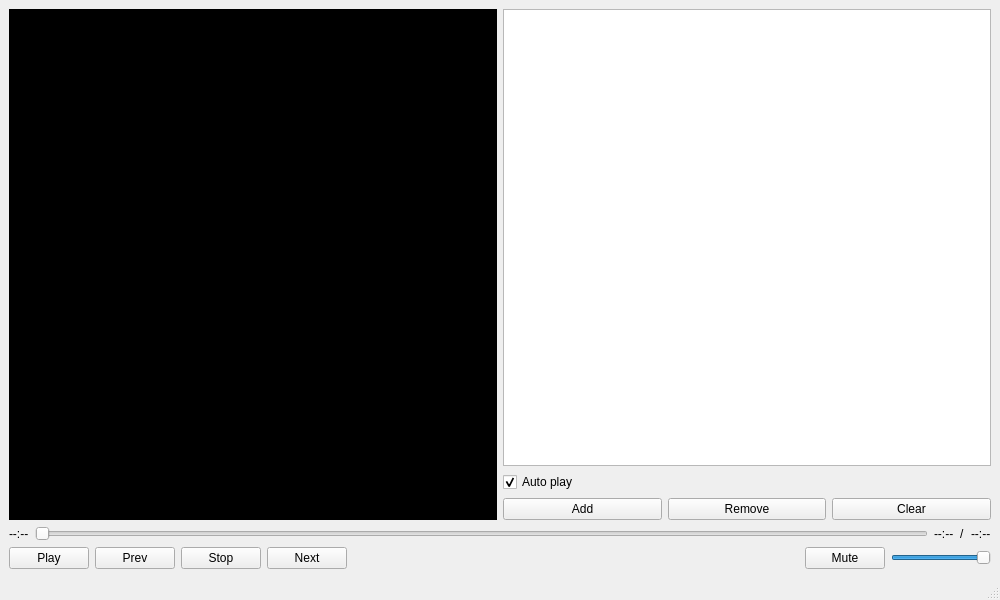
<?xml version="1.0" encoding="UTF-8"?>
<ui version="4.0">
 <class>MainWindow</class>
 <widget class="QMainWindow" name="MainWindow">
  <property name="geometry">
   <rect>
    <x>0</x>
    <y>0</y>
    <width>1000</width>
    <height>600</height>
   </rect>
  </property>
  <widget class="QWidget" name="centralwidget">
   <layout class="QVBoxLayout" name="verticalLayout_2">
    <item>
     <layout class="QHBoxLayout" name="horizontalLayout_3">
      <item>
       <widget class="QLabel" name="videoWidget">
        <property name="sizePolicy">
         <sizepolicy hsizetype="MinimumExpanding" vsizetype="MinimumExpanding">
          <horstretch>0</horstretch>
          <verstretch>0</verstretch>
         </sizepolicy>
        </property>
        <property name="minimumSize">
         <size>
          <width>320</width>
          <height>260</height>
         </size>
        </property>
        <property name="palette">
         <palette>
          <active>
           <colorrole role="Base">
            <brush brushstyle="SolidPattern">
             <color alpha="255">
              <red>255</red>
              <green>255</green>
              <blue>255</blue>
             </color>
            </brush>
           </colorrole>
           <colorrole role="Window">
            <brush brushstyle="SolidPattern">
             <color alpha="255">
              <red>0</red>
              <green>0</green>
              <blue>0</blue>
             </color>
            </brush>
           </colorrole>
          </active>
          <inactive>
           <colorrole role="Base">
            <brush brushstyle="SolidPattern">
             <color alpha="255">
              <red>255</red>
              <green>255</green>
              <blue>255</blue>
             </color>
            </brush>
           </colorrole>
           <colorrole role="Window">
            <brush brushstyle="SolidPattern">
             <color alpha="255">
              <red>0</red>
              <green>0</green>
              <blue>0</blue>
             </color>
            </brush>
           </colorrole>
          </inactive>
          <disabled>
           <colorrole role="Base">
            <brush brushstyle="SolidPattern">
             <color alpha="255">
              <red>0</red>
              <green>0</green>
              <blue>0</blue>
             </color>
            </brush>
           </colorrole>
           <colorrole role="Window">
            <brush brushstyle="SolidPattern">
             <color alpha="255">
              <red>0</red>
              <green>0</green>
              <blue>0</blue>
             </color>
            </brush>
           </colorrole>
          </disabled>
         </palette>
        </property>
        <property name="autoFillBackground">
         <bool>true</bool>
        </property>
        <property name="text">
         <string>TextLabel</string>
        </property>
       </widget>
      </item>
      <item>
       <layout class="QVBoxLayout" name="verticalLayout">
        <item>
         <widget class="QListWidget" name="playList">
          <property name="alternatingRowColors">
           <bool>true</bool>
          </property>
          <property name="selectionMode">
           <enum>QAbstractItemView::ContiguousSelection</enum>
          </property>
         </widget>
        </item>
        <item>
         <widget class="QCheckBox" name="autoPlay">
          <property name="text">
           <string>Auto play</string>
          </property>
          <property name="checked">
           <bool>true</bool>
          </property>
         </widget>
        </item>
        <item>
         <layout class="QHBoxLayout" name="horizontalLayout_2">
          <item>
           <widget class="QPushButton" name="addButton">
            <property name="text">
             <string>Add</string>
            </property>
           </widget>
          </item>
          <item>
           <widget class="QPushButton" name="removeButton">
            <property name="text">
             <string>Remove</string>
            </property>
           </widget>
          </item>
          <item>
           <widget class="QPushButton" name="clearButton">
            <property name="text">
             <string>Clear</string>
            </property>
           </widget>
          </item>
         </layout>
        </item>
       </layout>
      </item>
     </layout>
    </item>
    <item>
     <layout class="QHBoxLayout" name="horizontalLayout_4">
      <item>
       <widget class="QLabel" name="currentTimeLabel">
        <property name="text">
         <string>--:--</string>
        </property>
       </widget>
      </item>
      <item>
       <widget class="QSlider" name="timeSlider">
        <property name="maximum">
         <number>0</number>
        </property>
        <property name="orientation">
         <enum>Qt::Horizontal</enum>
        </property>
       </widget>
      </item>
      <item>
       <widget class="QLabel" name="remainingTimeLabel">
        <property name="text">
         <string>--:--</string>
        </property>
       </widget>
      </item>
      <item>
       <widget class="QLabel" name="label">
        <property name="text">
         <string>/</string>
        </property>
       </widget>
      </item>
      <item>
       <widget class="QLabel" name="durationLabel">
        <property name="text">
         <string>--:--</string>
        </property>
       </widget>
      </item>
     </layout>
    </item>
    <item>
     <layout class="QHBoxLayout" name="horizontalLayout">
      <item>
       <widget class="QPushButton" name="playButton">
        <property name="text">
         <string>Play</string>
        </property>
       </widget>
      </item>
      <item>
       <widget class="QPushButton" name="prevButton">
        <property name="text">
         <string>Prev</string>
        </property>
       </widget>
      </item>
      <item>
       <widget class="QPushButton" name="stopButton">
        <property name="text">
         <string>Stop</string>
        </property>
       </widget>
      </item>
      <item>
       <widget class="QPushButton" name="nextButton">
        <property name="text">
         <string>Next</string>
        </property>
       </widget>
      </item>
      <item>
       <spacer name="horizontalSpacer">
        <property name="orientation">
         <enum>Qt::Horizontal</enum>
        </property>
        <property name="sizeHint" stdset="0">
         <size>
          <width>40</width>
          <height>20</height>
         </size>
        </property>
       </spacer>
      </item>
      <item>
       <widget class="QPushButton" name="muteButton">
        <property name="text">
         <string>Mute</string>
        </property>
        <property name="checkable">
         <bool>true</bool>
        </property>
        <property name="checked">
         <bool>false</bool>
        </property>
       </widget>
      </item>
      <item>
       <widget class="QSlider" name="soundSlider">
        <property name="sizePolicy">
         <sizepolicy hsizetype="Fixed" vsizetype="Fixed">
          <horstretch>0</horstretch>
          <verstretch>0</verstretch>
         </sizepolicy>
        </property>
        <property name="minimumSize">
         <size>
          <width>100</width>
          <height>0</height>
         </size>
        </property>
        <property name="maximum">
         <number>100</number>
        </property>
        <property name="value">
         <number>100</number>
        </property>
        <property name="orientation">
         <enum>Qt::Horizontal</enum>
        </property>
       </widget>
      </item>
     </layout>
    </item>
   </layout>
  </widget>
  <widget class="QStatusBar" name="statusbar"/>
  <widget class="QMenuBar" name="menubar">
   <property name="geometry">
    <rect>
     <x>0</x>
     <y>0</y>
     <width>1000</width>
     <height>22</height>
    </rect>
   </property>
  </widget>
 </widget>
 <resources/>
 <connections/>
</ui>
